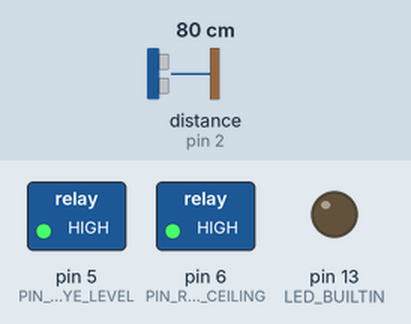
Bench run of a sketch on a simulated Arduino Pro Mini, built with avr-gcc and run on an emulated ATmega328P. Parts: switched loads named in the sketch (green lamp = pin HIGH), output pins drawn as LEDs (lit = HIGH). Wiring (inferred from the names in the program): ultrasonic range finder: trigger pin 3; echo pin 2. Dashed ring = blinking. The inputs (shaded band) are chosen by the test bench; at power-on: distance to the obstacle (sensor on pin 2) 80 cm. The echo pulse lasts 58.3 µs per cm; pins used as bus, display or sensor lines are not drawn.

Above: at 0.1 s.
1.3 s: distance to the obstacle (sensor on pin 2) set to 19 cm
4.3 s: distance to the obstacle (sensor on pin 2) set to 15 cm
At 6.4 s:
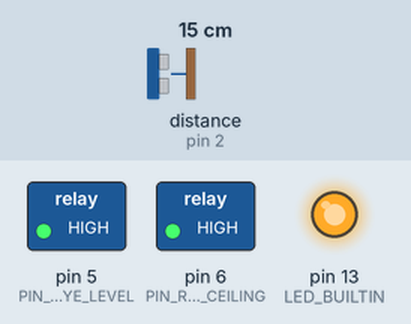
7.3 s: distance to the obstacle (sensor on pin 2) set to 10 cm
10.3 s: distance to the obstacle (sensor on pin 2) set to 7 cm
At 11.7 s:
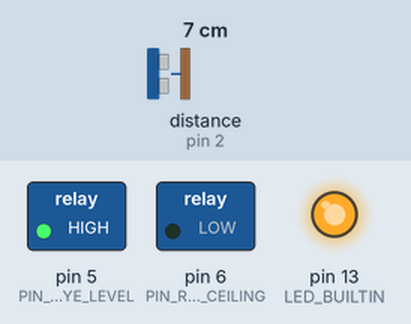
13.3 s: distance to the obstacle (sensor on pin 2) set to 9 cm
At 14.8 s:
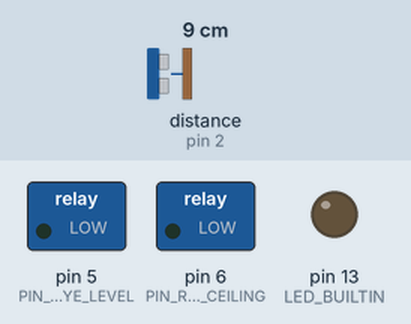
16.3 s: distance to the obstacle (sensor on pin 2) set to 2 cm
At 18.0 s:
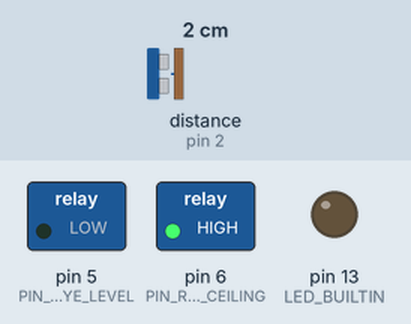
Timing chart, 0 to 20.3 s (numbered marks = the images above; inputs shaded):
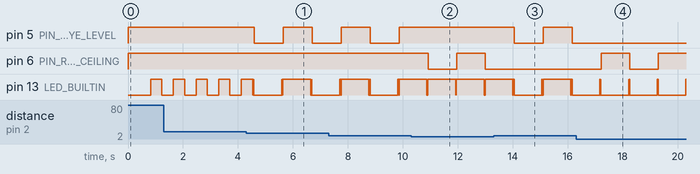

Measured:
- the behaviour switches between 17 and 16 cm on distance to the obstacle (sensor on pin 2) (found by bisection; images 0 and 1)
- the behaviour switches between 9 and 8 cm on distance to the obstacle (sensor on pin 2) (found by bisection; images 1 and 2)
- after the input at 4.3 s, pin 5 (PIN_RELAY_EYE_LEVEL): HIGH → LOW after 0.29 s, → HIGH 1.1 s later, → LOW 1.1 s later
- after the input at 10.3 s, pin 5 (PIN_RELAY_EYE_LEVEL): stays HIGH (without the input it goes to LOW after 0.63 s); pin 6 (PIN_RELAY_CEILING): HIGH → LOW after 0.62 s, → HIGH 1.0 s later, → LOW 1.0 s later
- after the input at 13.3 s, pin 5 (PIN_RELAY_EYE_LEVEL): HIGH → LOW after 0.76 s, → HIGH 1.1 s later, → LOW 1.1 s later; pin 6 (PIN_RELAY_CEILING): stays LOW (without the input it goes to HIGH after 0.75 s)
- after the input at 16.3 s, pin 5 (PIN_RELAY_EYE_LEVEL): stays LOW (without the input it goes to HIGH after 0.93 s); pin 6 (PIN_RELAY_CEILING): LOW → HIGH after 0.91 s, → LOW 1.0 s later, → HIGH 1.0 s later
- by itself, pin 13 (LED_BUILTIN): repeats every 1.0 s: LOW 0.01 s, HIGH 0.01 s, LOW 1.0 s, HIGH 0.01 s

The sketch:

kitchen_lights_arduino_sketch.ino
```cpp
// Created by Gera 11/04/2023

#include <Arduino.h>

// ultrasonic pins
#define PIN_ECHO 2                  // receive
#define PIN_TRIG 3                  // send/trig

// relay pins
//TODO figure out why pin #4 is acting weird on wavgat avga328p pro mini
#define PIN_RELAY_EYE_LEVEL 5       // kitchen eye-level light
#define PIN_RELAY_CEILING 6          // kitchen sealing light

#define MAX_MEASURING_DISTANCE 600              // max distance to measure via ultrasonic distance sensor in mm
#define SMOOTHNESS_COEFFICIENT 0.9              // makes distance measures smoother [0.1 ... 0.9]
#define DELAY_BETWEEN_SWITCHING 1000            // delay after light switching in millis
#define MAX_COUNTER 4

// Ceiling lights need's to be switched ON/OFF if you put your hand between MIN_CEILING_SWITCHING_IST and MAX_CEILING_SWITCHING_DIST
#define MIN_CEILING_SWITCHING_IST 0             // min distance eye level lights switches
#define MAX_CEILING_SWITCHING_DIST 80          // max distance eye level lights switches

// Eye level lights need's to be switched ON/OFF if you put your hand between MIN_EYE_LEVEL_SWITCHING_IST and MIN_EYE_LEVEL_SWITCHING_DIST
#define MIN_EYE_LEVEL_SWITCHING_DIST 80        // min distance eye level lights switches
#define MAX_EYE_LEVEL_SWITCHING_DIST 160        // max distance eye level lights switches

//#define DEBUG_SERIAL_PLOTTER                  // if defined - print logs to serial port ( plotter format supported ) Wavgat avga328p not supporting serial
#define DEBUG_BUILTIN_LED

#ifdef DEBUG_BUILTIN_LED
boolean internalLedState = false;
#endif

class LightSwitcher{
public:
    /// <summary>
    /// Class for switching ceiling and eye-level lights based on measured distance by sensor "HC-SR04"
    /// </summary>
    LightSwitcher();
    void processDistance(unsigned long distance);

private:
    uint8_t pin_eyeLevel;
    uint8_t pin_ceiling;
    float distance;
    float prevDist;
    float rawDist;
    uint8_t eyeLevelLightCounter;
    uint8_t ceilingLightCounter;
    boolean eyeLevelLightState;
    boolean ceilingLightState ;
};

LightSwitcher::LightSwitcher() {
    this->pin_eyeLevel = PIN_RELAY_EYE_LEVEL;
    this->pin_ceiling = PIN_RELAY_CEILING;
    this->distance = MAX_MEASURING_DISTANCE;
    this->prevDist = MAX_MEASURING_DISTANCE;
    this->rawDist = MAX_MEASURING_DISTANCE;
    this->eyeLevelLightCounter = 0;
    this->ceilingLightCounter = 0;
    this->eyeLevelLightState = true;
    this->ceilingLightState = true;
    digitalWrite(pin_ceiling, ceilingLightState);
    digitalWrite(pin_eyeLevel, eyeLevelLightState);
}

void LightSwitcher::processDistance(unsigned long dist) {
    rawDist = dist;
    distance += (rawDist - prevDist) * SMOOTHNESS_COEFFICIENT;

    if (MIN_CEILING_SWITCHING_IST < dist && dist < MAX_CEILING_SWITCHING_DIST) {
        ceilingLightCounter++;
        if (eyeLevelLightCounter > 0) eyeLevelLightCounter--;
        if (ceilingLightCounter >= MAX_COUNTER) {
            ceilingLightState = !ceilingLightState;
            digitalWrite(pin_ceiling, ceilingLightState);
            delay(DELAY_BETWEEN_SWITCHING);
            ceilingLightCounter = 0;
        }
    }
    else if (MIN_EYE_LEVEL_SWITCHING_DIST <= dist && dist < MAX_EYE_LEVEL_SWITCHING_DIST) {
        eyeLevelLightCounter ++;
        if(ceilingLightCounter > 0) ceilingLightCounter--;
        if(eyeLevelLightCounter > MAX_COUNTER) {
            eyeLevelLightState = !eyeLevelLightState;
            digitalWrite(pin_eyeLevel, eyeLevelLightState);
            delay(DELAY_BETWEEN_SWITCHING);
            eyeLevelLightCounter = 0;
        }
    } else {
        if(ceilingLightCounter > 0) ceilingLightCounter--;
        if(eyeLevelLightCounter > 0) eyeLevelLightCounter--;
        delay(400);
    }
}

class DistanceSensor {
public:
    /// <summary>
    /// Class for ultrasonic distance sensor "HC-SR04"
    /// </summary>
    DistanceSensor();
    float getDistance();

private:
    uint8_t pin_trig;
    uint8_t pin_echo;
    unsigned long distance;
};

DistanceSensor::DistanceSensor(){
    this->pin_trig = PIN_TRIG;
    this->pin_echo = PIN_ECHO;
    this->distance = MAX_MEASURING_DISTANCE;
}

float DistanceSensor::getDistance() {
    /// <summary>
    /// Method returns distance in mm
    /// </summary>
    digitalWrite(pin_trig, HIGH);
    delayMicroseconds(10);
    digitalWrite(pin_trig, LOW);

    distance = pulseIn(pin_echo, HIGH) / 5.82;
    if (distance > MAX_MEASURING_DISTANCE) {
        return MAX_MEASURING_DISTANCE;
    }
    else {
        return distance;
    }
}

void setup() {

    //relays
    pinMode(PIN_RELAY_EYE_LEVEL, OUTPUT);
    pinMode(PIN_RELAY_CEILING, OUTPUT);
    //sensor
    pinMode(PIN_TRIG, OUTPUT);
    pinMode(PIN_ECHO, INPUT);

#ifdef DEBUG_BUILTIN_LED
    pinMode(LED_BUILTIN, OUTPUT);
#endif
#ifdef DEBUG_SERIAL_PLOTTER
    Serial.begin(115200);
    Serial.println("Raw:, Smooth:");
#endif
}

DistanceSensor sensor = DistanceSensor();
LightSwitcher switcher = LightSwitcher();


void loop() {
    switcher.processDistance(sensor.getDistance());

#ifdef DEBUG_SERIAL_PLOTTER
    Serial.print(rawDist);
    Serial.print(",");
    Serial.print(dist);
    Serial.println();
#endif
#ifdef DEBUG_BUILTIN_LED
    digitalWrite(LED_BUILTIN, internalLedState);
    internalLedState = !internalLedState;
#endif
    delay(10);
}
```
